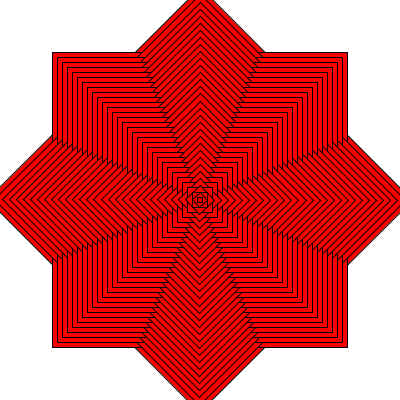
Frame 1 (no input)
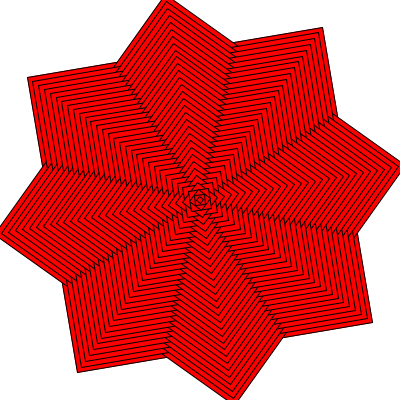
Frame 60 (the mouse pressed at the canvas centre just before this capture)
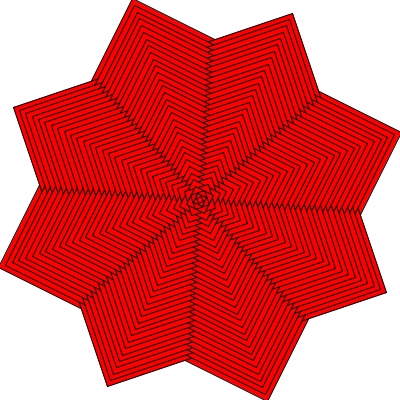
Frame 120 (the mouse held since frame 60 and released just before this capture)

The Processing sketch that drew these frames (run headless with seeded random() and noise(); from frame 60 on, the mouse is pressed at the canvas centre):

// Processing sketch: MultiCuadrados_Rotando
// ── MultiCuadrados_Rotando.pde
float r;
void setup() {
  size(400, 400);  
  rectMode(CENTER);
  r=45;
}
void draw() {
  background(255);
  fill(0, 255, 0);
  rect(width/2, height/2, 100, 100);

  for (int i=0; i<60; i++) {
    pushMatrix();
    translate(width/2, height/2);
    r+=0.01;
    rotate( radians(r+45*i) );
    fill(255, 0, 0);
    rect(0, 0, 300-5*i, 300-5*i);
    
    popMatrix();
  }
}
